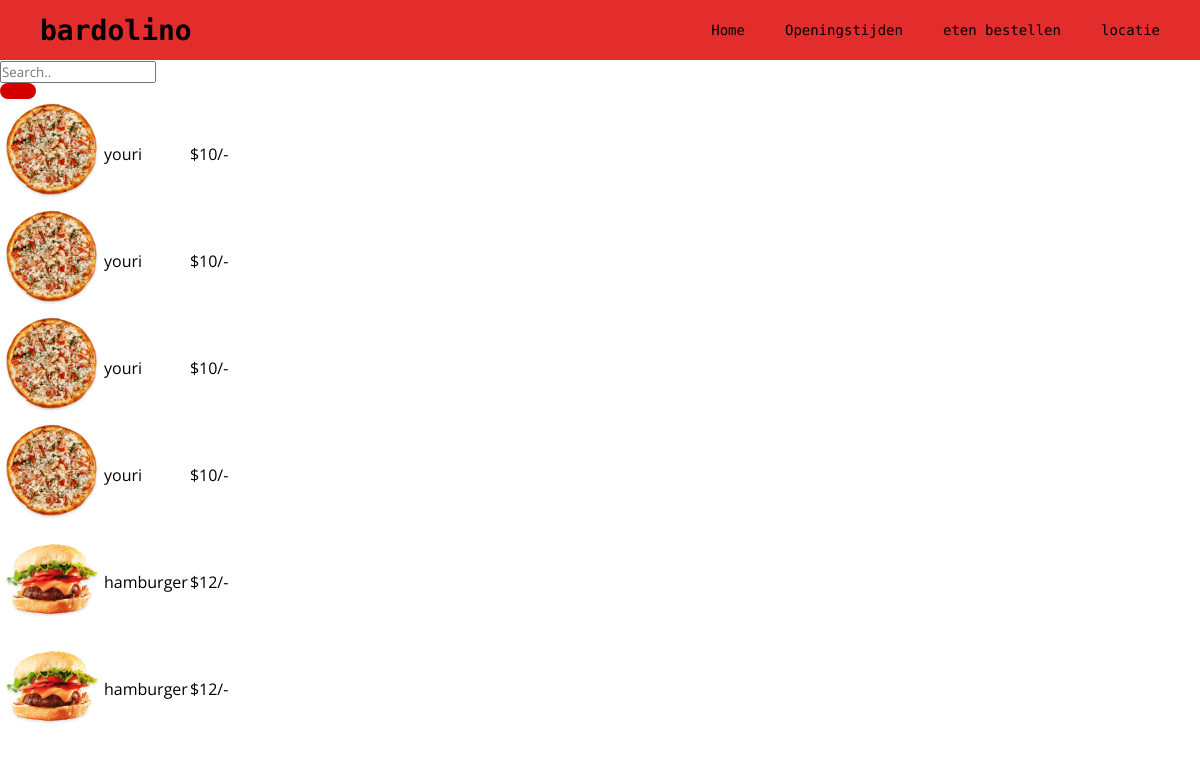
Screenshot of /crudwebsite/pizza.php with the database file from the repository.
### tables this page shows
CREATE TABLE `products` (
  `ID` int(255) NOT NULL,
  `name` varchar(255) NOT NULL,
  `price` varchar(255) NOT NULL,
  `image` varchar(255) NOT NULL
);

### crudwebsite/pizza.php (the view, shortened to what this page needs)
<?php
  @include 'crud/config.php';
?>
<!DOCTYPE html>
<html lang="en">
  <head>
    <link rel="stylesheet" href="css/pizza.css" />
  </head>
  <body>
    <header>
      <div class="logo">
        <a href="../index.php"><h1>bardolino</h1></a>
      </div>
      <nav>
        <ul>
          <a href="../index.php"><li class="options">Home</li></a>
          <a href="../index.php"><li class="options">Openingstijden</li></a>
          <a href="../index.php"><li class="options">eten bestellen</li></a>
          <a href="../index.php"><li class="options">locatie</li></a>
        </ul>
      </nav>
    </header>
    <main>
    <?php
if (isset($_GET['search'])) {
  $creditsnaarstijn = '%'.$_GET['search'].'%';
  $select = mysqli_query($conn, "SELECT * FROM products WHERE name LIKE '".$creditsnaarstijn."'");
} else {
  $select = mysqli_query($conn, "SELECT * FROM products");
}
?>
<div class="product-display">
   <table class="product-display-table">
   <form action="#" method='get'>
      <input type="text" placeholder="Search.." name="search">
      <button type="submit"><i class="fa fa-search"></i></button>
    </form>
      <?php while($row = mysqli_fetch_assoc($select)){ ?>
      <tr>
         <td><img class="products" src="crud/uploaded_img/<?php echo $row['image']; ?>" height="100" alt=""></td>
         <td><?php echo $row['name']; ?></td>
         <td>$<?php echo $row['price']; ?>/-</td>
      </tr>
   <?php } ?>
   </table>
</div>
    </main>
  </body>
</html>

### crudwebsite/css/pizza.css (style rules this page uses)
* { margin: 0; padding: 0; box-sizing: border-box; font-family: "Open Sans", sans-serif; scroll-behavior: smooth; }
a { text-decoration: none; }
header { z-index: 11; position: fixed; display: flex; justify-content: space-between; align-items: center; width: 100%; height: 60px; padding: 0px 40px; background-color: rgba(221, 2, 2, 0.829); }
header .logo { width: max-content; }
header .logo h1 { font-size: 28px; font-weight: bold; color: rgb(0, 0, 0); font-family: 'Ubuntu Mono', monospace; }
header nav { display: flex; align-items: center; width: max-content; }
header nav ul { display: flex; column-gap: 40px; align-items: center; width: 100%; list-style-type: none; }
header nav ul a { font-size: 14px; color: white; }
main { display: flex; padding-top: 60px; }
button { position: relative; display: flex; justify-content: center; align-items: center; width: max-content; height: auto; border-radius: 12px; background-color: #d40000; border: none; color: #fff; text-align: center; font-size: 14px; padding: 8px 18px; transition: all 0.5s; cursor: pointer; box-shadow: 0 10px 20px -8px rgba(0, 0, 0, 0.7); }
button:after { content: "»"; position: absolute; opacity: 0; top: 7.5px; right: -20px; }
.options { color: black; font-family: 'Ubuntu Mono', monospace; }

### rows the page displays
products: image (picture), name "youri", price "10"
products: image (picture), name "youri", price "10"
products: image (picture), name "youri", price "10"
products: image (picture), name "youri", price "10"
products: image (picture), name "hamburger", price "12"
products: image (picture), name "hamburger", price "12"
